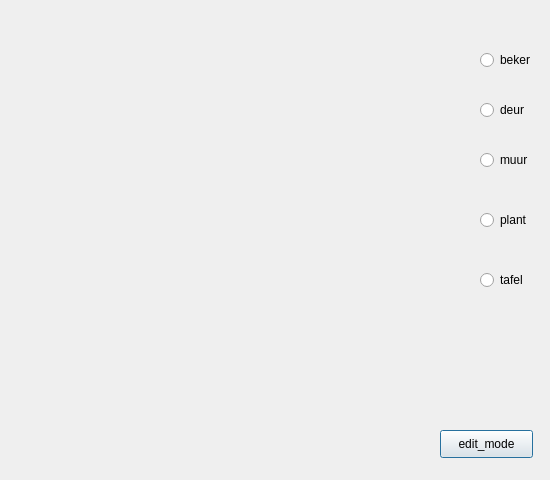
<?xml version="1.0" encoding="UTF-8"?>
<ui version="4.0">
 <class>Gui</class>
 <widget class="QDialog" name="Gui">
  <property name="geometry">
   <rect>
    <x>0</x>
    <y>0</y>
    <width>550</width>
    <height>480</height>
   </rect>
  </property>
  <property name="windowTitle">
   <string>Dialog</string>
  </property>
  <widget class="QRadioButton" name="beker_button">
   <property name="geometry">
    <rect>
     <x>480</x>
     <y>50</y>
     <width>95</width>
     <height>20</height>
    </rect>
   </property>
   <property name="text">
    <string>beker</string>
   </property>
  </widget>
  <widget class="QRadioButton" name="deur_button">
   <property name="geometry">
    <rect>
     <x>480</x>
     <y>100</y>
     <width>95</width>
     <height>20</height>
    </rect>
   </property>
   <property name="text">
    <string>deur</string>
   </property>
  </widget>
  <widget class="QRadioButton" name="muur_button">
   <property name="geometry">
    <rect>
     <x>480</x>
     <y>150</y>
     <width>95</width>
     <height>20</height>
    </rect>
   </property>
   <property name="text">
    <string>muur</string>
   </property>
  </widget>
  <widget class="QRadioButton" name="plant_button">
   <property name="geometry">
    <rect>
     <x>480</x>
     <y>210</y>
     <width>95</width>
     <height>20</height>
    </rect>
   </property>
   <property name="text">
    <string>plant</string>
   </property>
  </widget>
  <widget class="QRadioButton" name="tafel_button">
   <property name="geometry">
    <rect>
     <x>480</x>
     <y>270</y>
     <width>95</width>
     <height>20</height>
    </rect>
   </property>
   <property name="text">
    <string>tafel</string>
   </property>
  </widget>
  <widget class="QPushButton" name="edit_button">
   <property name="geometry">
    <rect>
     <x>440</x>
     <y>430</y>
     <width>93</width>
     <height>28</height>
    </rect>
   </property>
   <property name="text">
    <string>edit_mode</string>
   </property>
  </widget>
 </widget>
 <resources/>
 <connections/>
</ui>
